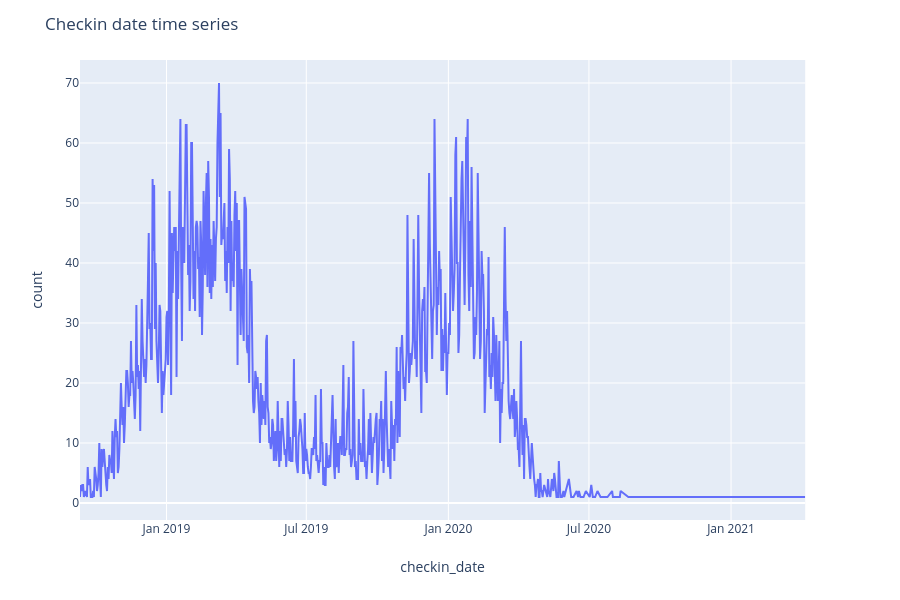

Notebook cell for this chart:
### Markdown cell above
Observations: 

* Again, we have a problem here. Booking happened prior to Oct 2018 is problematic. Therefore, for the following analysis when we breakup by month, quarter, we will only use 2019 one year checkin data. 

* PC Travel had a busy day on 2019-01-01, it received 221 bookings on that day.

### Code cell
df_checkin = df_hotel_vacation.CheckIn.value_counts().reset_index()
df_checkin = df_checkin.rename(columns={'index': 'checkin_date', 'CheckIn': 'count'})
df_checkin = df_checkin.sort_values(by='checkin_date')

fig = px.line(df_checkin, x='checkin_date', y='count')
fig.update_layout(title_text="Checkin date time series")
fig.show()

### Figure 1 — Plotly figure (JSON) as saved in the notebook; plotly's stock layout.template omitted (floating-point values rounded to 4 significant figures; data arrays with more than 128 entries replaced by an {"elided": "..."} marker saying what was removed)
{"data": [{"hoverlabel": {"namelength": 0}, "hovertemplate": "checkin_date=%{x}<br>count=%{y}", "legendgroup": "", "line": {"color": "#636efa", "dash": "solid"}, "mode": "lines", "name": "", "showlegend": false, "type": "scatter", "x": {"elided": "650 str values"}, "xaxis": "x", "y": {"elided": "650 int values"}, "yaxis": "y"}], "layout": {"height": 600, "legend": {"tracegroupgap": 0}, "margin": {"t": 60}, "title": {"text": "Checkin date time series"}, "xaxis": {"anchor": "y", "domain": [0, 0.98], "title": {"text": "checkin_date"}}, "yaxis": {"anchor": "x", "domain": [0, 1], "title": {"text": "count"}}}}
